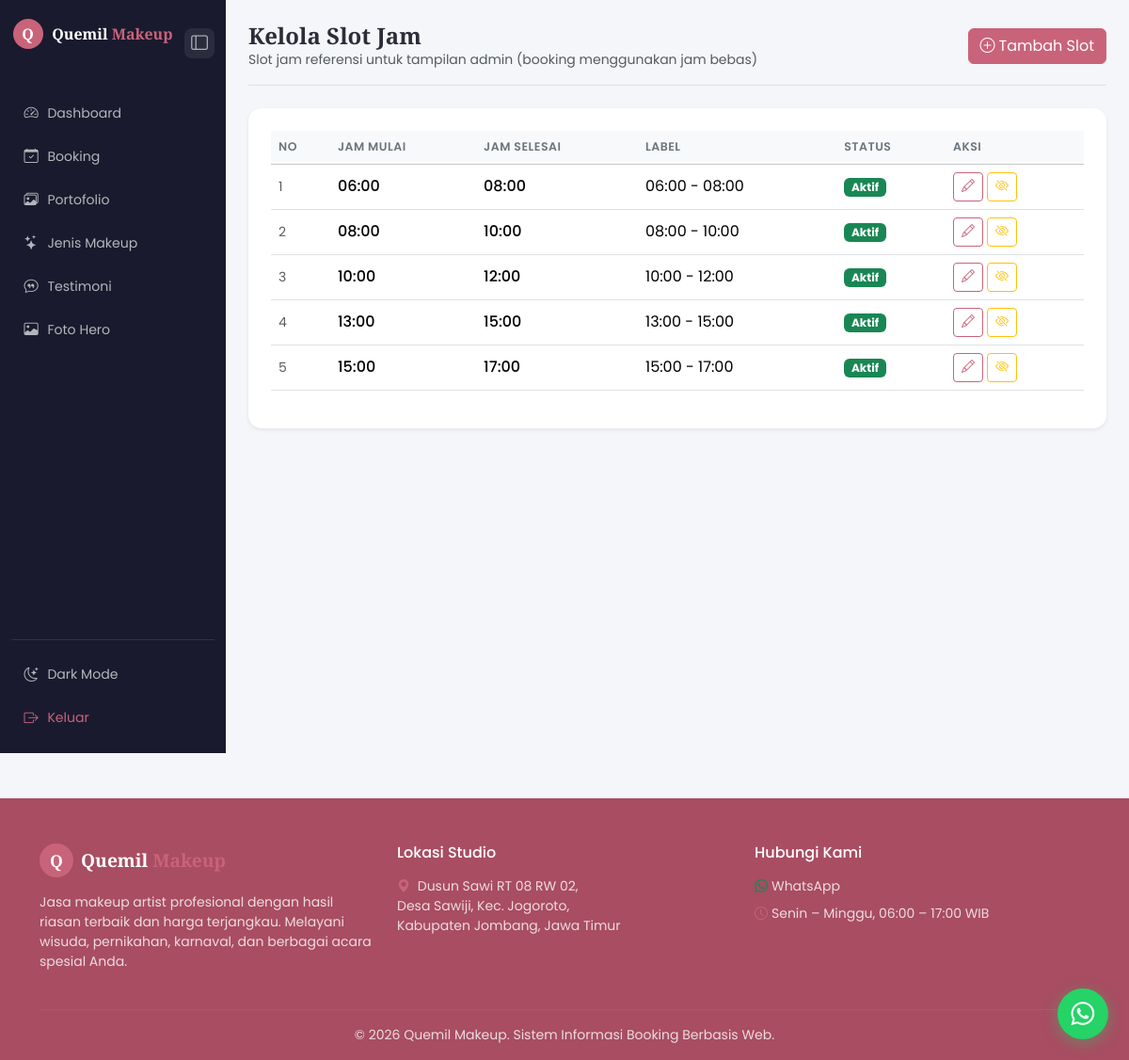
/public/admin/slot-jam.php (signed in), run on the app's committed database.
### tables this page shows
CREATE TABLE IF NOT EXISTS `jam_tersedia` (
  `id`          INT UNSIGNED AUTO_INCREMENT PRIMARY KEY,
  `jam_mulai`   TIME NOT NULL,
  `jam_selesai` TIME NOT NULL,
  `label`       VARCHAR(50) NOT NULL,
  `is_active`   TINYINT(1) NOT NULL DEFAULT 1
);

### config/database.php (called while the page is built, shortened)
<?php
class Database
{
    private static ?PDO $instance = null;
    public static function getInstance(): PDO
    {
        if (self::$instance === null) {
            $dsn = sprintf(
                'mysql:host=%s;port=%s;dbname=%s;charset=%s',
                DB_HOST, DB_PORT, DB_NAME, DB_CHARSET
            );
            $options = [
                PDO::ATTR_ERRMODE            => PDO::ERRMODE_EXCEPTION,
                PDO::ATTR_DEFAULT_FETCH_MODE => PDO::FETCH_ASSOC,
                PDO::ATTR_EMULATE_PREPARES   => false,
            ];
            try {
                self::$instance = new PDO($dsn, DB_USER, DB_PASS, $options);
            } catch (PDOException $e) {
                if (APP_ENV === 'development') {
                    die('Koneksi database gagal: ' . $e->getMessage());
                }
                die('Terjadi kesalahan pada server. Silakan coba beberapa saat lagi.');
            }
        }
        return self::$instance;
    }
}
function db(): PDO
{
    return Database::getInstance();
}

### app/models/JamTersedia.php (called while the page is built, shortened)
<?php
require_once BASE_PATH . '/config/database.php';
class JamTersedia
{
    private PDO $db;
    public function __construct()
    {
        $this->db = db();
    }
    public function getAll(): array
    {
        return $this->db->query(
            'SELECT * FROM jam_tersedia ORDER BY jam_mulai ASC'
        )->fetchAll();
    }
}

### app/helpers/functions.php (called while the page is built, shortened)
<?php
function baseUrl(string $path = ''): string
{
    return rtrim(APP_URL, '/') . '/' . ltrim($path, '/');
}
function e(string $str): string
{
    return htmlspecialchars($str, ENT_QUOTES, 'UTF-8');
}

### public/admin/slot-jam.php (the view, shortened to what this page needs)
<?php
require_once BASE_PATH . '/config/database.php';
require_once BASE_PATH . '/app/helpers/functions.php';
require_once BASE_PATH . '/app/models/JamTersedia.php';
$model = new JamTersedia();
$list      = $model->getAll();
require_once BASE_PATH . '/views/partials/header.php';
?>
<div class="dashboard-wrapper">
  <?php $activePage = 'slot-jam'; require_once BASE_PATH . '/views/partials/sidebar_admin.php'; ?>
  <div class="dashboard-content">
    <div class="d-flex align-items-center justify-content-between mb-4 pb-3 border-bottom">
      <div class="d-flex align-items-center gap-3">
        <div>
          <h4 class="fw-bold mb-0" style="font-family:var(--font-serif)">Kelola Slot Jam</h4>
          <p class="text-muted small mb-0">Slot jam referensi untuk tampilan admin (booking menggunakan jam bebas)</p>
        </div>
      </div>
      <div class="d-flex align-items-center gap-2">
        <button class="btn btn-rose" data-bs-toggle="modal" data-bs-target="#modalTambah">
          <i class="bi bi-plus-circle me-1"></i>Tambah Slot
        </button>
      </div>
    </div>
    <div class="card border-0 shadow-sm rounded-rose">
      <div class="card-body p-4">
        <div class="table-responsive">
          <table class="table table-hover align-middle">
            <thead class="table-light">
              <tr>
                <th>No</th>
                <th>Jam Mulai</th>
                <th>Jam Selesai</th>
                <th>Label</th>
                <th>Status</th>
                <th>Aksi</th>
              </tr>
            </thead>
            <tbody>
              <?php foreach ($list as $i => $item): ?>
              <tr class="<?= !$item['is_active'] ? 'table-secondary' : '' ?>">
                <td class="text-muted small"><?= $i + 1 ?></td>
                <td class="fw-medium"><?= substr($item['jam_mulai'], 0, 5) ?></td>
                <td class="fw-medium"><?= substr($item['jam_selesai'], 0, 5) ?></td>
                <td><?= e($item['label']) ?></td>
                <td>
                  <?php if ($item['is_active']): ?>
                    <span class="badge bg-success">Aktif</span>
                  <?php else: ?>
                    <span class="badge bg-secondary">Nonaktif</span>
                  <?php endif; ?>
                </td>
                <td>
                  <div class="d-flex gap-1">
                    <button class="btn btn-sm btn-outline-rose"
                            onclick="editSlot(<?= htmlspecialchars(json_encode($item), ENT_QUOTES) ?>)">
                      <i class="bi bi-pencil"></i>
                    </button>
                    <a href="<?= baseUrl('admin/slot-jam.php?action=toggle&id=' . $item['id']) ?>"
                       class="btn btn-sm <?= $item['is_active'] ? 'btn-outline-warning' : 'btn-outline-success' ?>"
                       title="<?= $item['is_active'] ? 'Nonaktifkan' : 'Aktifkan' ?>">
                      <i class="bi bi-<?= $item['is_active'] ? 'eye-slash' : 'eye' ?>"></i>
                    </a>
                  </div>
                </td>
              </tr>
              <?php endforeach; ?>
            </tbody>
          </table>
        </div>
      </div>
    </div>
  </div>
</div>
<?php require_once BASE_PATH . '/views/partials/footer.php'; ?>

### public/assets/css/style.css (style rules this page uses)
:root { --rose: #c9637a; --rose-dark: #a84d62; --rose-light: #f8e6ea; --gold: #c9a96e; --dark: #1a1a2e; --font-serif: 'Playfair Display', serif; --font-sans: 'Poppins', sans-serif; --body-bg: #f4f6f9; --surface: #ffffff; --surface-2: #f4f6f9; --text: #2d2d3a; --text-muted: #6c757d; --border: #e2e8f0; --navbar-bg: #ffffff; --sidebar-bg: #1a1a2e; --card-shadow: 0 1px 8px rgba(0,0,0,.08); --input-bg: #ffffff; }
*, *::before, *::after { box-sizing: border-box; }
html { scroll-behavior: smooth; }
body { font-family: var(--font-sans); background: var(--body-bg); color: var(--text); transition: background .2s, color .2s; min-height: 100vh; }
a { color: var(--rose); }
.btn-rose { background: var(--rose); color: #fff; border: 1px solid var(--rose); }
.btn-outline-rose { color: var(--rose); border: 1px solid var(--rose); background: transparent; }
.dashboard-wrapper { display: flex; min-height: 100vh; }
.dashboard-content { flex: 1; min-width: 0; background: var(--surface-2); min-height: 100vh; padding: 1.5rem; transition: margin .25s ease; }
.table th { font-size: .78rem; text-transform: uppercase; letter-spacing: .04em; color: var(--text-muted); font-weight: 600; border-top: none; }
.rounded-rose { border-radius: 14px; }
body { animation: pageFadeIn .4s ease-out both; }

### data on the page
jam_tersedia: jam_mulai "06:00", jam_selesai "08:00", label "06:00 - 08:00", is_active "Aktif"
jam_tersedia: jam_mulai "08:00", jam_selesai "10:00", label "08:00 - 10:00", is_active "Aktif"
jam_tersedia: jam_mulai "10:00", jam_selesai "12:00", label "10:00 - 12:00", is_active "Aktif"
jam_tersedia: jam_mulai "13:00", jam_selesai "15:00", label "13:00 - 15:00", is_active "Aktif"
jam_tersedia: jam_mulai "15:00", jam_selesai "17:00", label "15:00 - 17:00", is_active "Aktif"

### other printed values
$menu['label'] "Dashboard"
$menu['label'] "Booking"
$menu['label'] "Portofolio"
$menu['label'] "Jenis Makeup"
$menu['label'] "Testimoni"
$menu['label'] "Foto Hero"
APP_NAME "Quemil Makeup"
